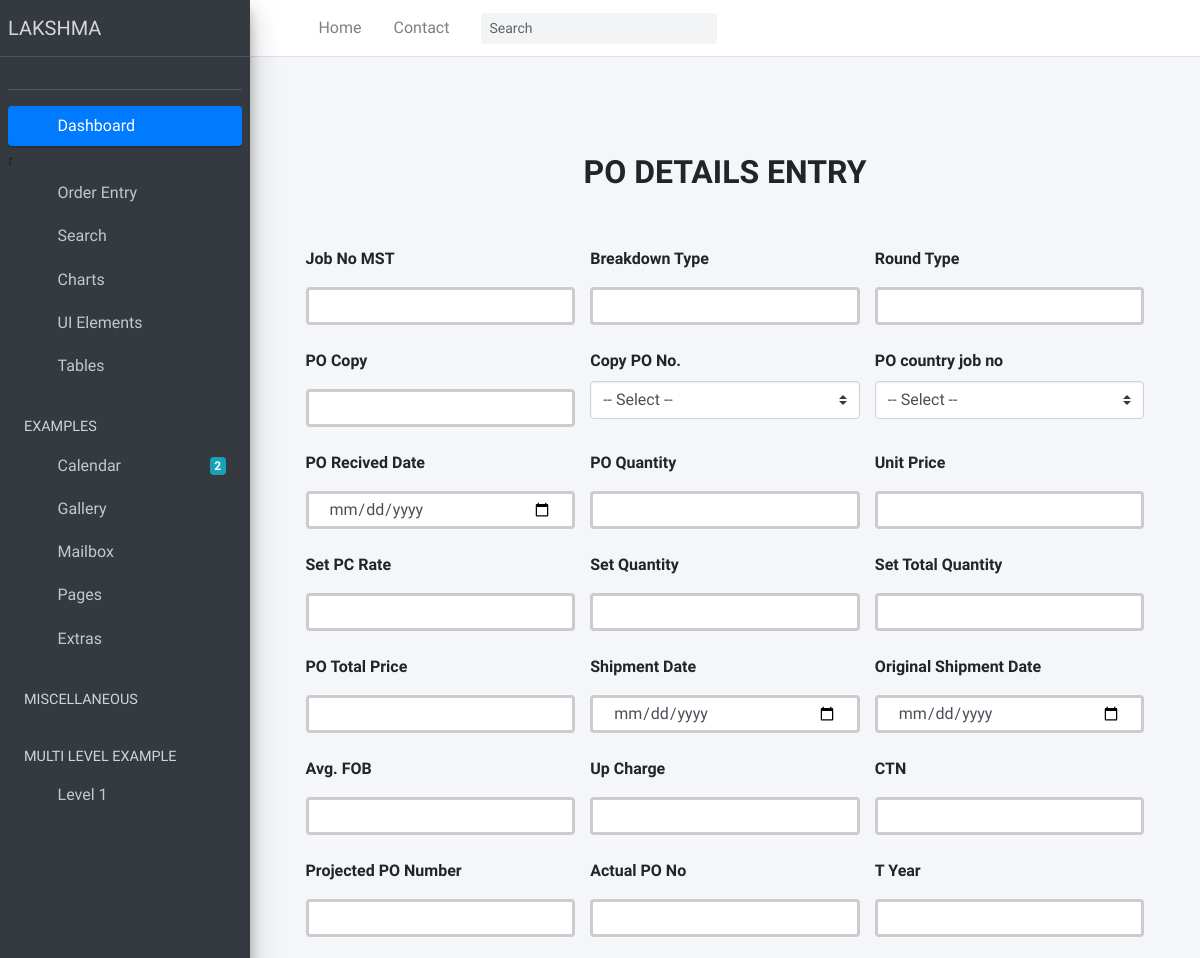
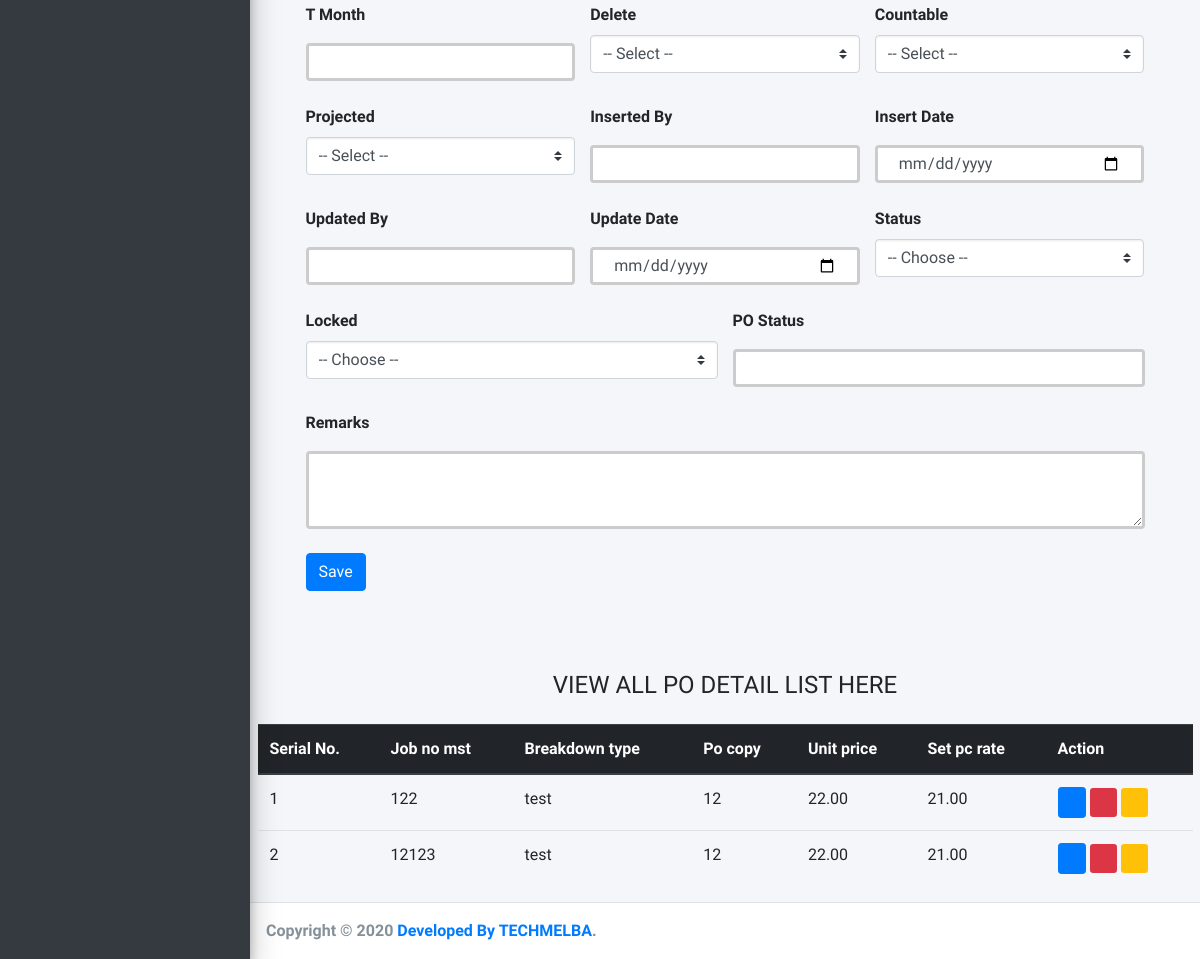
/po_detail/, run on the app's committed database (2 pictures, top to bottom).
### Lakshma_ERP_App/models.py (models this page shows, shortened)
class OmPoDetailsMaster(models.Model):
    STATUS = (
        ('Yes', 'Yes'),
        ('No', 'No'),
    )
    job_no_mst = models.CharField(max_length=50, null=False)
    breakdown_type = models.CharField(max_length=50, null=False)
    round_type = models.CharField(max_length=50, null=False)
    copy_from =  models.CharField(max_length=20, choices=STATUS, default=0, null=True)
    po_number = models.ForeignKey(OmPoBreakDown, on_delete=models.CASCADE, related_name='copy_po_number', null=True)
    job_no = models.ForeignKey(WoPOCountryDetails, on_delete=models.CASCADE, related_name='po_job_no', blank=True, null=True)
    po_received_date = models.DateTimeField(auto_now_add=True, null=False)
    po_quantity =  models.DecimalField(max_digits=12, decimal_places=2, default=0, null=False)
    unit_price =  models.DecimalField(max_digits=12, decimal_places=2, default=0, null=False)
    set_pc_rate =  models.DecimalField(max_digits=12, decimal_places=2, default=0, null=False)
    set_quantity = models.CharField(max_length=50, null=False)
    set_total_quantity = models.CharField(max_length=50, null=False)
    po_total_price =  models.DecimalField(max_digits=12, decimal_places=2, default=0, null=False)
    shipment_date = models.DateTimeField(auto_now_add=True, null=False)
    original_shipment_date = models.DateTimeField(auto_now_add=True, null=False)
    avg_fob =  models.DecimalField(max_digits=12, decimal_places=2, default=0, null=False)
    up_charge =  models.DecimalField(max_digits=12, decimal_places=2, default=0, null=False)
    ctn =  models.CharField(max_length=50, null=False)
    projected_po_number =  models.CharField(max_length=50, null=True)
    actual_po_number =  models.CharField(max_length=50, null=True)
    t_year =  models.CharField(max_length=50, null=True)
    t_month =  models.CharField(max_length=50, null=True)
    is_deleted =  models.CharField(max_length=50, null=True)
    is_countable =  models.CharField(max_length=50, null=True)
    is_projected =  models.CharField(max_length=50, null=True)
    remarks = models.TextField(null=True)
    inserted_by = models.CharField(max_length=120, null=True)
    insert_date = models.DateTimeField(default=now)
    updated_by = models.CharField(max_length=120, null=True)
    update_date = models.DateTimeField(default=now)
    status_active = models.CharField(max_length=20, choices=STATUS, default=0, null=True)
    is_locked = models.CharField(max_length=20, choices=STATUS, default=1, null=True)
    po_status =  models.CharField(max_length=50, null=False)

### Lakshma_ERP_App/views.py (the view, shortened to what this page needs)
# urls.py: path('po_detail/', PoDetails.as_view(), name='PoDetails'),
class PoDetails(View):
    def get(self, request):
        numbers = OmPoBreakDown.objects.all()
        po_job = WoPOCountryDetails.objects.all()
        po_info = OmPoDetailsMaster.objects.all()
        context = {
            'numbers':numbers,
            'po_job':po_job,
            'po_info': po_info
        }
        return render(request, 'Order_Entry/po_details.html', context)

### templates/Order_Entry/po_details.html (shortened to what this page needs)
{% extends 'index.html' %}
{% block body %}
<div class="container p-5 bg-color">
    <div class="py-5 text-center">
      <h2 class="text-uppercase font-weight-bold">PO DETAILS ENTRY</h2>
    </div>
    <div class="col-md-12 order-md-1 mb-2">
      <form class="needs-validation " method="post" action="" enctype="multipart/form-data">
        <div class="row justify-content-center">
           <div class="col-md-4 mb-3">
            <label for="job_no_mst">Job No MST</label>
            <input
            name="job_no_mst"
              type="text"
              class="form-control"
              id="job_no_mst"
              placeholder=""
              value=""
              required=""
            />
          </div>
           <div class="col-md-4 mb-3">
            <label for="breakdown_type">Breakdown Type</label>
            <input
            name="breakdown_type"
              type="text"
              class="form-control"
              id="breakdown_type"
              placeholder=""
              value=""
              required=""
            />
          </div>
           <div class="col-md-4 mb-3">
            <label for="round_type">Round Type</label>
            <input
            name="round_type"
              type="text"
              class="form-control"
              id="round_type"
              placeholder=""
              value=""
              required=""
            />
          </div>
           <div class="col-md-4 mb-3">
            <label for="copy_from">PO Copy</label>
            <input
            name="copy_from"
              type="text"
              id="copy_from"
              class="form-control"
              placeholder=""
              value=""
              required=""
            />
          </div>
           <div class="col-md-4 mb-3">
            <label for="po_number">Copy PO No. </label>
            <select
            name="po_number"
            class="custom-select d-block w-100"
            id="po_number"
          >
            <option value="">-- Select --</option>
          </select>
          </div>
          <div class="col-md-4 mb-3">
            <label for="job_no">PO country job no</label>
            <select
            name="job_no"
            class="custom-select d-block w-100"
            id="job_no"
            >
            <option value="">-- Select --</option>
          </select>
          </div>
          <div class="col-md-4 mb-3">
            <label for="po_received_date">PO Recived Date</label>
            <input
            name="po_received_date"
              type="date"
              class="form-control"
              placeholder=""
              value=""
              required=""
            />
          </div>
          <div class="col-md-4 mb-3">
            <label for="po_quantity">PO Quantity</label>
            <input
            name="po_quantity"
              type="text"
              class="form-control"
              placeholder=""
              value=""
              required=""
            />
          </div>
          <div class="col-md-4 mb-3">
            <label for="unit_price">Unit Price</label>
            <input
            name="unit_price"
              type="text"
              class="form-control"
              placeholder=""
              value=""
              required=""
            />
          </div>
          <div class="col-md-4 mb-3">
            <label for="set_pc_rate">Set PC Rate</label>
            <input
            name="set_pc_rate"
              type="text"
              class="form-control"
              placeholder=""
              value=""
              required=""
            />
          </div>
          <div class="col-md-4 mb-3">
            <label for="set_quantity">Set Quantity</label>
            <input
            name="set_quantity"
              type="text"
              class="form-control"
              placeholder=""
              value=""
              required=""
            />
          </div>
          <div class="col-md-4 mb-3">
            <label for="set_total_quantity">Set Total Quantity</label>
            <input
            name="set_total_quantity"
              type="text"
              class="form-control"
              placeholder=""
              value=""
              required=""
            />
          </div>
          <div class="col-md-4 mb-3">
            <label for="po_total_price">PO Total Price</label>
            <input
            name="po_total_price"
              type="text"
              class="form-control"
              placeholder=""
              value=""
              required=""
            />
          </div>
          <div class="col-md-4 mb-3">
            <label for="shipment_date">Shipment Date</label>
            <input
            name="shipment_date"
              type="date"
              class="form-control"
              id="shipment_date"
              placeholder=""
              value=""
              required=""
            />
          </div>
          <div class="col-md-4 mb-3">
            <label for="original_shipment_date">Original Shipment Date</label>
            <input
            name="original_shipment_date"
              type="date"
              class="form-control"
              id="original_shipment_date"
              placeholder=""
              value=""
              required=""
            />
          </div>
          <div class="col-md-4 mb-3">
            <label for="avg_fob">Avg. FOB</label>
            <input
            name="avg_fob"
              type="text"
              class="form-control"
              id="avg_fob"
              placeholder=""
              value=""
              required=""
            />
          </div>
          <div class="col-md-4 mb-3">
            <label for="up_charge">Up Charge</label>
            <input
            name="up_charge"
              type="text"
              class="form-control"
              id="up_charge"
              placeholder=""
              value=""
              required=""
            />
          </div>
          <div class="col-md-4 mb-3">
            <label for="ctn">CTN  </label>
            <input
            name="ctn"
              type="text"
              class="form-control"
              id="ctn"
              placeholder=""
              value=""
            />
          </div>
          <div class="col-md-4 mb-3">
            <label for="projected_po_number">Projected PO Number </label>
            <input
            name="projected_po_number"
              type="text"
              class="form-control"
              id="projected_po_number"
              placeholder=""
              value=""
            />
          </div>
          <div class="col-md-4 mb-3">
            <label for="actual_po_number">Actual PO No </label>
            <input
            name="actual_po_number"
              type="text"
              class="form-control"
              id="actual_po_number"
              placeholder=""
              value=""
            />
          </div>
          <div class="col-md-4 mb-3">
            <label for="t_year">T Year </label>
            <input
            name="t_year"
              type="text"
              class="form-control"
              id="t_year"
              placeholder=""
              value=""
            />
          </div>
          <div class="col-md-4 mb-3">
            <label for="t_month">T Month </label>
            <input
            name="t_month"
              type="text"
              class="form-control"
              id="t_month"
              placeholder=""
              value=""
            />
          </div>
          <div class="col-md-4 mb-3">
            <label for="is_deleted">Delete</label>
            <select
            name="is_deleted"
            class="custom-select d-block w-100"
            id="is_deleted"
          >
            <option value="">-- Select --</option>
          </select>
          </div>
          <div class="col-md-4 mb-3">
            <label for="is_countable">Countable</label>
            <select
            name="is_countable"
            class="custom-select d-block w-100"
            id="is_countable"
          >
            <option value="">-- Select --</option>
          </select>
          </div>
          <div class="col-md-4 mb-3">
            <label for="is_projected">Projected</label>
            <select
            name="is_projected"
            class="custom-select d-block w-100"
            id="is_projected"
          >
            <option value="">-- Select --</option>
          </select>
          </div>
          <div class="col-md-4 mb-3">
            <label for="inserted_by    ">Inserted By</label>
            <input
              name="inserted_by    "
              type="text"
              class="form-control"
              id="inserted_by    "
              placeholder=""
              value=""
            />
          </div>
          <div class="col-md-4 mb-3">
            <label for="insert_date    ">Insert Date</label>
            <input
              name="insert_date    "
              type="date"
              class="form-control"
              id="insert_date    "
              placeholder=""
              value=""
            />
          </div>
          <div class="col-md-4 mb-3">
            <label for="updated_by    ">Updated By</label>
            <input
              name="updated_by    "
              type="text"
              class="form-control"
              id="updated_by    "
              placeholder=""
              value=""
            />
          </div>
          <div class="col-md-4 mb-3">
            <label for="update_date    ">Update Date</label>
            <input
              name="update_date    "
              type="date"
              class="form-control"
              id="update_date    "
              placeholder=""
              value=""
            />
          </div>
          <div class="col-md-4 mb-3">
            <label for="status_active">Status</label>
            <select
            name="status_active "
            class="custom-select d-block w-100"
            id="status_active "
          >
            <option value="">-- Choose --</option>
          </select>
          </div>
          <div class="col-md-6 mb-3">
            <label for="is_locked">Locked</label>
            <select
            name="is_locked "
            class="custom-select d-block w-100"
            id="is_locked "
          >
            <option value="">-- Choose --</option>
          </select>
          </div>
          <div class="col-md-6 mb-3">
            <label for="po_status">PO Status </label>
            <input
            name="po_status"
              type="text"
              class="form-control"
              id="po_status"
              placeholder=""
              value=""
            />
          </div>
          <div class="col-md-12 mb-3">
            <label for="remarks  "> Remarks </label>
            <textarea
            name="remarks  "
              type="text"
              class="form-control"
              id="remarks  "
              placeholder=""
              value=""
              required=""
            > </textarea>
          </div>
        </div>
        <button type="submit" class="btn btn-primary">Save</button>
      </form>
    </div>
  </div>
  <div class="container mt-4">
    <h4 class="text-center mb-4">VIEW ALL PO DETAIL LIST HERE</h4>
    <div class="table-responsive">
    <table class="table table-hover">
      <thead class="thead-dark">
        <tr>
          <th scope="col">Serial No.</th>
          <th scope="col">Job no mst</th>
          <th scope="col">Breakdown type</th>
          <th scope="col">Po copy</th>
          <th scope="col">Unit price</th>
          <th scope="col">Set pc rate</th>
          <th scope="col">Action</th>
        </tr>
      </thead>
      <tbody>
        {% for i in po_info  %}
        <tr>
          <td>{{i.id}}</td>
          <td>{{i.job_no_mst}}</td>
          <td>{{i.breakdown_type}}</td>
          <td>{{i.copy_from}}</td>
          <td>{{i.unit_price}}</td>
          <td>{{i.set_pc_rate}}</td>
          <td>
           <a href="/viewcompanyInfo/{{i.id}}"><i class="fas fa-eye btn btn-primary btn-sm" ></i></a>
           <a href="/editcompanyInfo/{{i.id}}"><i class="fas fa-pencil-alt btn-danger btn-sm"></i></a>
           <a href="/delete_company/{{i.id}}"><i class="far fa-trash-alt btn-warning btn-sm"></i></a>
          </td>
        </tr>
        {% endfor %}
      </tbody>
    </table>
    </div>
  </div>
{% endblock body %}

### templates/index.html (style rules this page uses)
input[type=text] { width: 100%; padding: 12px 20px; margin: 8px 0; box-sizing: border-box; border: 3px solid #ccc; -webkit-transition: 0.5s; transition: 0.5s; outline: none; }
input[type=date] { width: 100%; padding: 12px 20px; margin: 8px 0; box-sizing: border-box; border: 3px solid #ccc; -webkit-transition: 0.5s; transition: 0.5s; outline: none; }
textarea[type=text] { width: 100%; padding: 12px 20px; margin: 8px 0; box-sizing: border-box; border: 3px solid #ccc; -webkit-transition: 0.5s; transition: 0.5s; outline: none; }

### data on the page
OmPoDetailsMaster: id "1", job_no_mst "122", breakdown_type "test", copy_from "12", unit_price "22.00", set_pc_rate "21.00"
OmPoDetailsMaster: id "2", job_no_mst "12123", breakdown_type "test", copy_from "12", unit_price "22.00", set_pc_rate "21.00"
